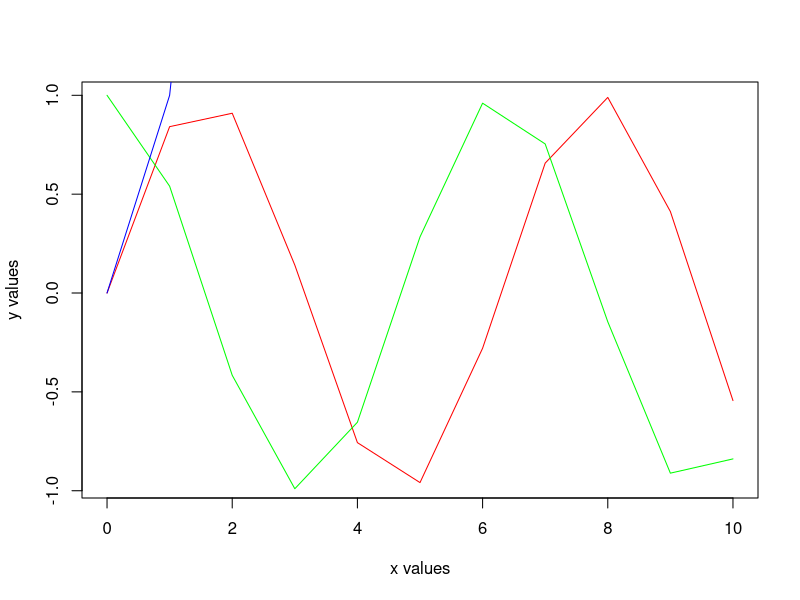
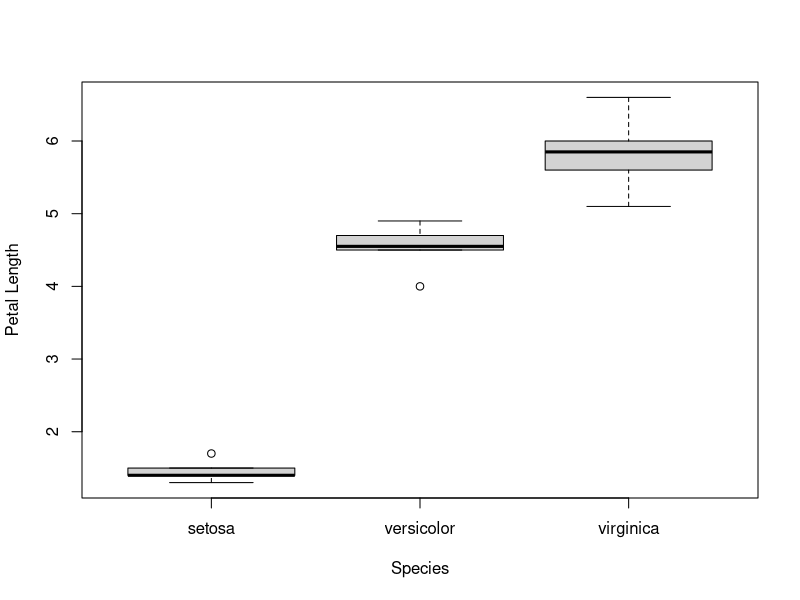
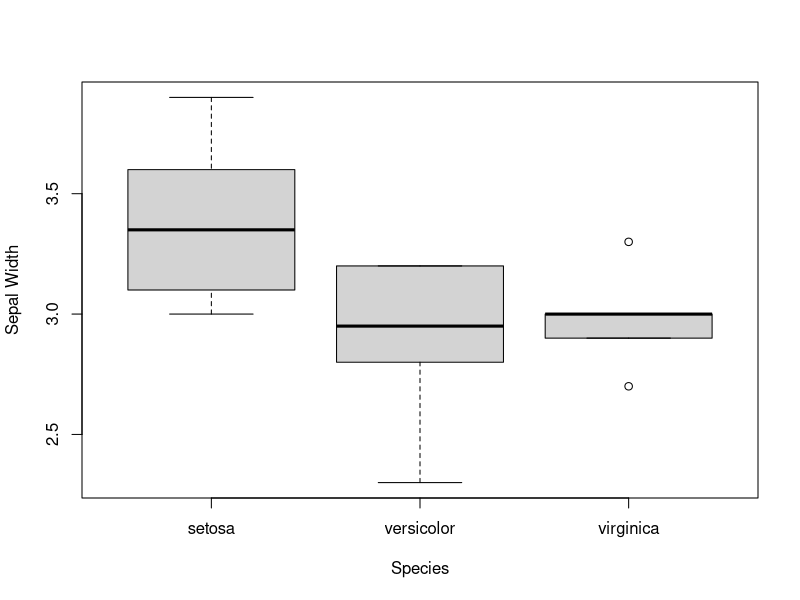
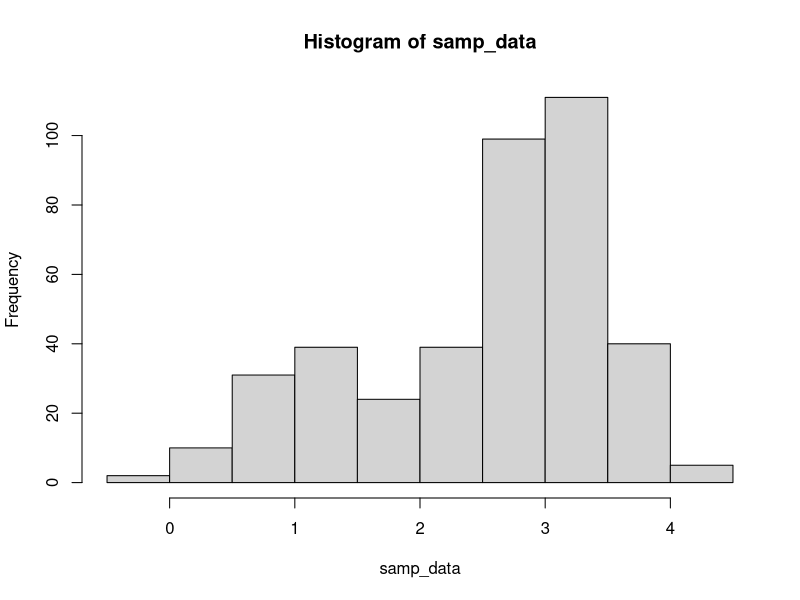
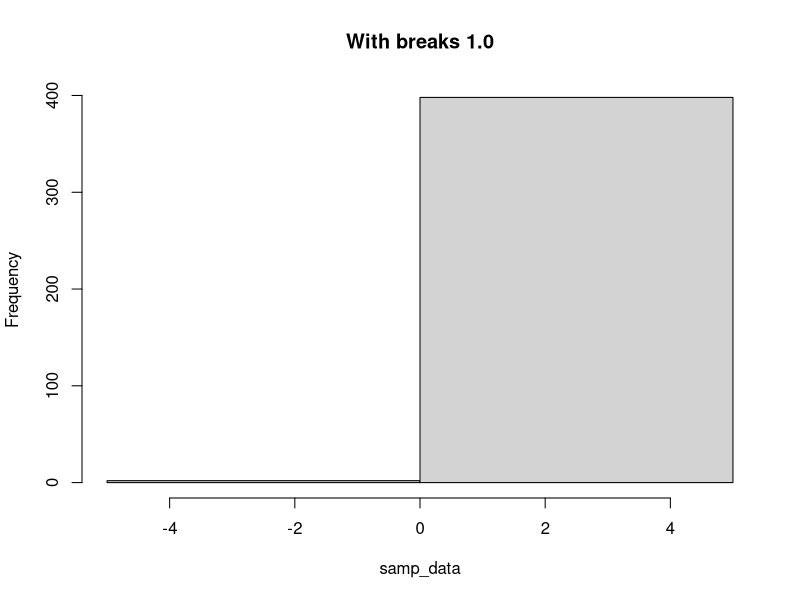
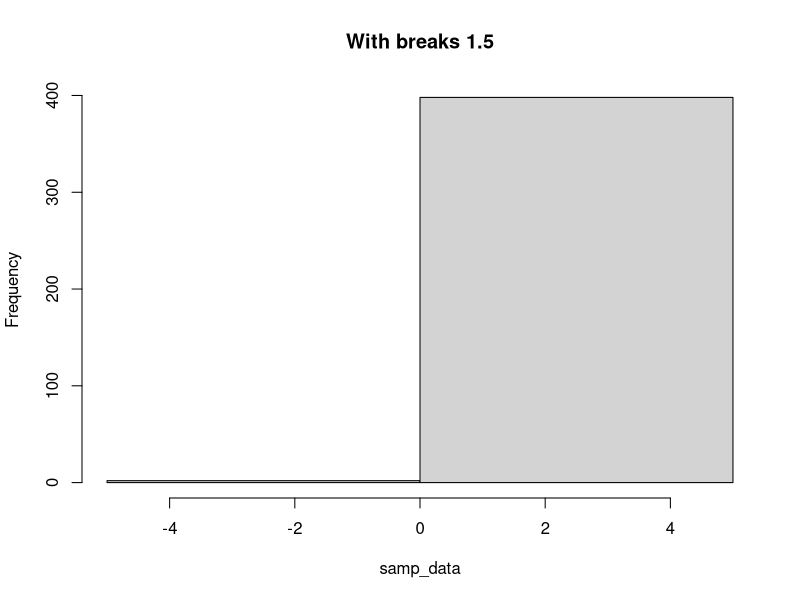
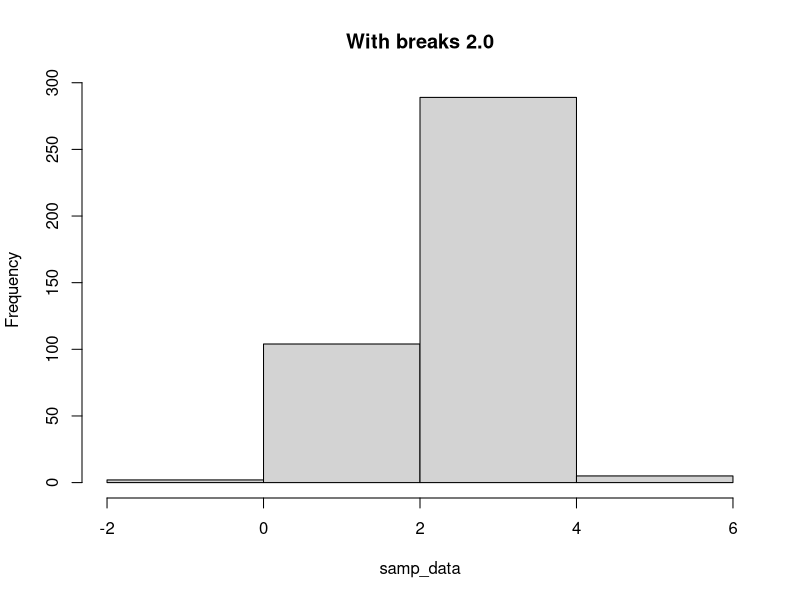
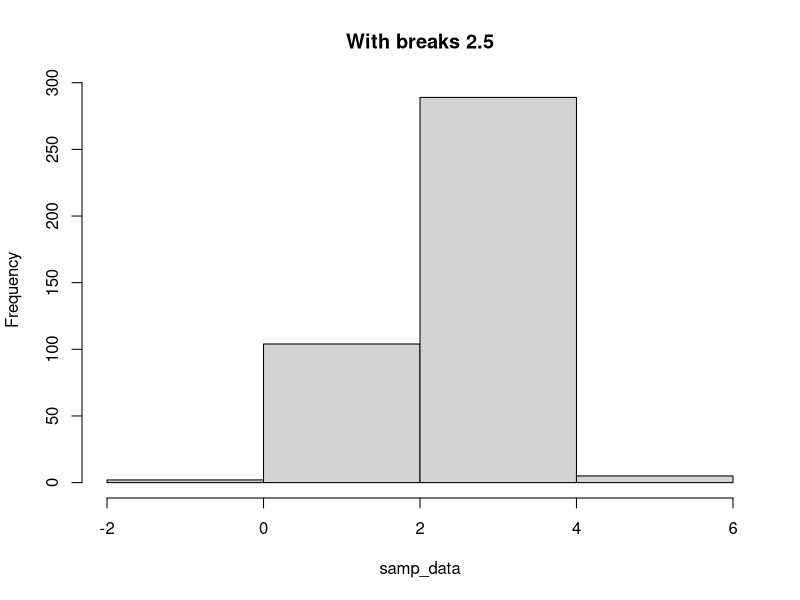

The R source for these figures, in order:
## ---- chunk 1
# x <- 
# y <- 
# print(_____)
x <- 2
y <- 6
print(x+y)
## ---- chunk 2
even =c()
j <- 1
for (i in 1:100){
    if (i %% 2 == 0){
      even[j] =  i
      j <- j + 1
    }
}

threes = seq(from=1,to=100,by=3)  
x = seq(from = 0, to = 2, length.out = 100)

## ---- chunk 3
square = function(num) {
  num*num
}
## ---- chunk 4

t = seq(0,10)
x = seq(0,2)
y1 = sin(t)
y2 = cos(t)


plot(t,y1,type="l",col="red",xlab="x values", ylab= "y values")
lines(t,y2,col="green")
lines(x,square(x),col='blue',type='l')
  
## ---- chunk 5
data(iris)

## ---- chunk 6
head(iris)

## ---- chunk 7
colnames(iris)
## ---- chunk 8
x = iris$Petal.Length
## ---- chunk 9
min(x)
max(x)
quantile(x,0.25)
quantile(x,0.50)
quantile(x,0.75)
mean(x)
## ---- chunk 10
summary(iris$Petal.Length)

## ---- chunk 11
  setosa = head(dplyr::filter(iris, Species == 'setosa'))
  versicolor = head(dplyr::filter(iris, Species == 'versicolor'))
  virginica = head(dplyr::filter(iris, Species == 'virginica'))

## ---- chunk 12
boxplot(setosa$Petal.Length, versicolor$Petal.Length, virginica$Petal.Length, names=c("setosa", "versicolor", "virginica"), xlab = "Species", ylab = "Petal Length")



## ---- chunk 13
boxplot(setosa$Sepal.Width, versicolor$Sepal.Width, virginica$Sepal.Width, names=c("setosa", "versicolor", "virginica"), xlab = "Species", ylab = "Sepal Width")
## ---- chunk 14
samp_data <- c(1.54,0.56,1.67,1.54,1.30,1.15,1.59,-0.22,1.01,1.03,1.02,1.77,1.13,0.15,1.02,
               0.27,1.40,0.98,1.12,1.12,0.83,0.79,1.29,0.35,1.24,1.35,0.82,1.63,1.34,0.96,
               1.37,0.14,1.43,2.00,1.13,1.39,1.18,0.99,0.65,0.88,1.11,1.63,1.53,0.91,0.02,
               0.84,1.54,1.21,1.56,1.02,0.87,0.63,1.68,0.71,1.43,0.42,0.80,1.40,1.45,1.34,
               1.57,0.98,0.99,1.04,1.15,0.47,0.82,0.89,0.78,1.02,1.56,1.67,1.32,1.23,0.46,
               -0.06,0.90,0.94,1.60,0.52,1.04,1.79,0.66,0.76,1.47,0.68,1.38,0.35,1.30,1.30,
               0.89,1.62,0.66,0.97,1.27,1.03,1.12,0.48,0.97,0.77,3.00,3.30,2.73,3.21,3.92,
               3.33,2.25,2.58,3.45,2.86,3.01,3.27,2.65,3.48,3.18,2.01,3.42,2.13,3.15,2.77,
               2.98,3.18,3.20,2.96,2.79,3.15,3.42,2.16,3.41,3.31,3.52,3.28,3.90,3.25,2.91,
               2.98,3.25,3.02,2.52,2.97,2.31,3.30,2.50,3.19,2.46,2.82,2.83,2.48,2.55,3.18,
               3.56,3.69,3.04,2.91,2.94,2.81,2.93,3.11,2.28,2.63,3.37,3.49,3.08,3.49,2.49,
               2.89,3.15,3.21,2.79,3.46,3.56,3.33,3.15,2.18,3.08,2.24,4.31,3.23,3.35,3.18,
               3.08,3.79,2.44,3.04,2.36,2.23,3.55,2.70,3.01,3.48,3.68,3.37,3.01,3.18,2.13,
               3.39,3.37,2.86,3.34,3.16,2.54,3.58,3.63,2.43,3.94,2.80,2.41,2.25,2.87,3.17,
               2.07,2.63,2.99,3.21,2.57,2.93,3.32,2.49,1.89,2.98,2.83,3.80,2.92,2.90,3.00,
               3.10,2.41,2.66,2.77,2.69,2.99,2.50,3.21,2.98,3.45,3.83,3.00,2.54,3.86,2.80,
               2.83,2.97,2.36,2.88,3.05,2.89,1.71,3.64,2.49,3.45,3.41,3.01,2.57,3.87,3.23,
               2.57,2.56,2.85,2.83,3.19,3.15,3.17,2.90,3.29,3.46,2.43,3.04,2.81,3.28,2.82,
               3.00,3.78,3.16,3.96,4.03,3.57,3.95,3.20,2.41,2.58,2.79,3.23,2.77,2.97,3.34,
               3.13,3.78,2.70,3.14,3.25,2.26,3.99,3.10,3.76,2.92,2.69,3.58,3.11,3.59,2.74,
               3.82,2.07,2.81,1.74,3.45,3.38,3.74,2.79,2.71,2.83,2.74,1.58,2.94,3.53,3.01,
               2.21,2.61,2.95,2.58,3.92,2.68,2.85,3.06,2.86,3.43,3.16,3.02,2.29,3.74,3.49,
               4.04,1.66,2.98,1.70,3.80,3.47,3.26,2.55,2.92,3.46,3.28,3.31,2.32,2.78,4.08,
               3.78,2.49,3.26,2.88,3.23,3.15,2.62,3.73,3.03,2.78,3.00,2.61,2.48,2.03,3.04,
               3.64,3.43,3.27,2.41,3.60,2.75,2.94,3.23,3.22,2.81,2.72,3.62,2.94,3.17,3.11,
               2.60,3.11,3.45,2.37,3.07,3.09,3.90,2.86,3.23,3.50,2.84,2.17,2.58,3.57,2.95,
               2.56,2.42,3.38,3.28,3.19,2.77,3.27,4.01,3.65,3.39)
mean(samp_data)
## ---- chunk 15
  hist(samp_data)
  hist(samp_data,breaks = 1.0, main = "With breaks 1.0")
  hist(samp_data,breaks = 1.5, main = "With breaks 1.5")
  hist(samp_data,breaks = 2.0, main = "With breaks 2.0")
  hist(samp_data,breaks = 2.5, main = "With breaks 2.5")
  hist(samp_data,breaks = 3.0, main = "With breaks 3.0")
  hist(samp_data,breaks = 3.5, main = "With breaks 3.5")
  hist(samp_data,breaks = 4.0, main = "With breaks 4.0")
  hist(samp_data, breaks = 4.5, main ="With breaks 4.5")
  
